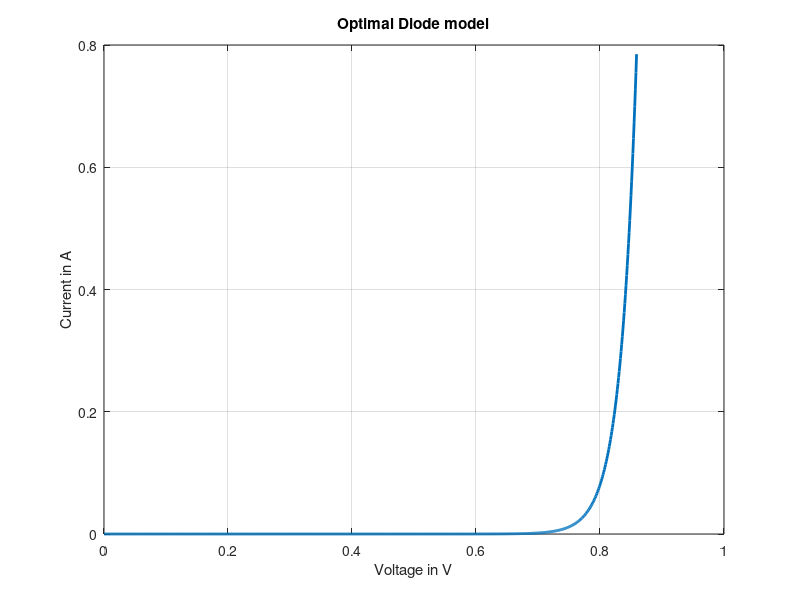
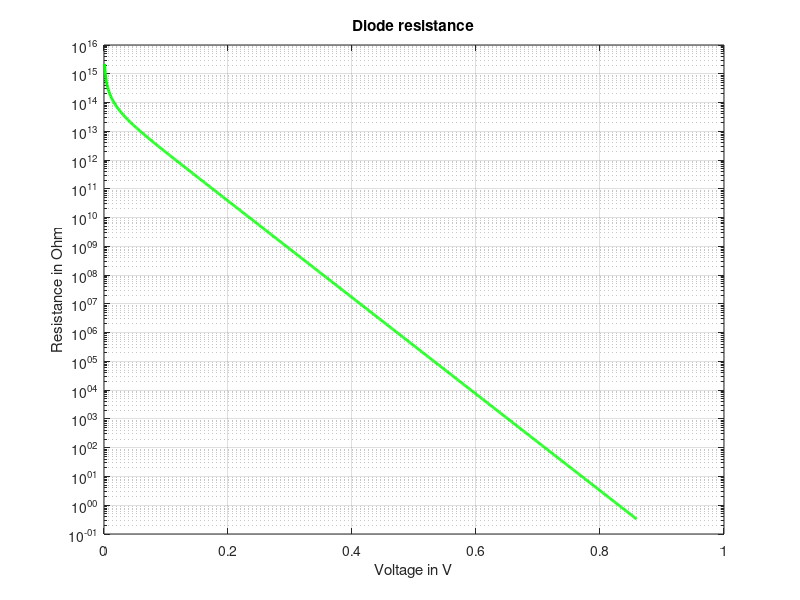
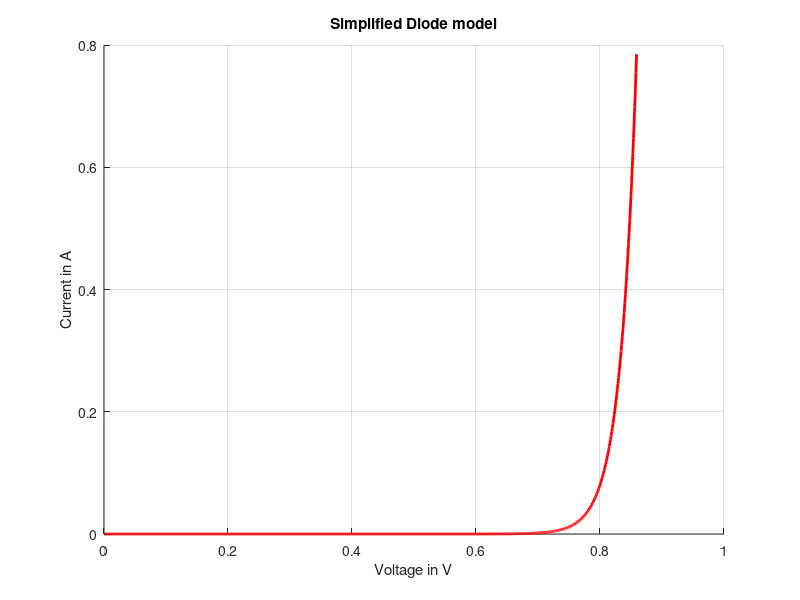

MATLAB code to generate these figures, in order:
%diode model
%Variables:
Is = 3*10^-15; %Saturation current in Amperes
T = 300; %ambivivaent temprature in Kelvin

%Constants and vectors:
q = 1.6*10^-19; %Electric charge
V = 0:0.001:0.859; % Voltage vector
k = 1.38*10^-23 ; %Boltzmann constant

I = Is*(exp((q*V)/(k*T))-1); %optimal diode model
%subplot (1,3,1)
figure(1)
plot (V, I,'linewidth',2)
grid on;
xlabel ('Voltage in V')
ylabel ('Current in A')
title('Optimal Diode model')

%subplot (1,3,2)
figure(2)
Rin = (26*10^-2)./I;
semilogy(V,Rin,'g','linewidth',2);
grid on;
xlabel ('Voltage in V')
ylabel ('Resistance in Ohm')
title('Diode resistance')

%subplot (1,3,3)
figure(3)
hold on
It = Is*exp((q*V)/(k*T));
plot (V, It,'r','linewidth',2)
xlabel ('Voltage in V')
ylabel ('Current in A')
title('Simplified Diode model')
grid on